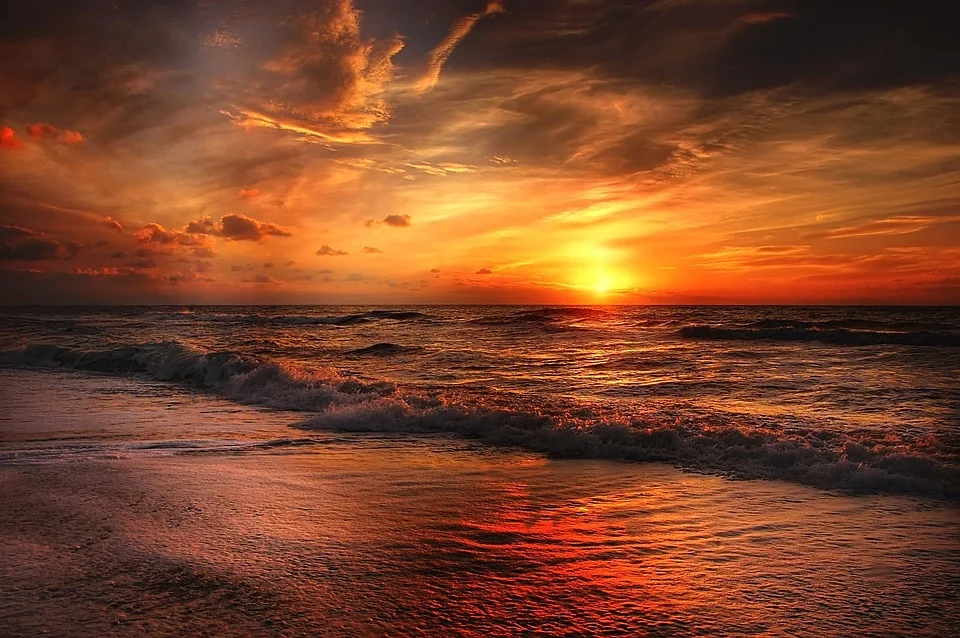
#> input picture _notebooks/blog_imgs/beach.jpg, 960 x 638 px, found by its file name
$ jupyter execute --allow-errors blog.ipynb
#> lines starting #> are read from the running program, lines starting #| are printed output that depends on the picture
# Application of SVD in image processing

## Introduction to SVD

Matrix factorization is a very important part of linear algebra. By decomposing the original matrix into matrices of different properties, the matrix factorization can not only show the potential attributes of the original matrix, but also help to implement various algorithms efficiently. Among all kinds of matrix factorizations, SVD (Singular Value Decomposition) is one of the most common used factorizaitons. SVD decomposes an aribitrary matrix into two orthogonal matrices and one diagonal matrix, with each of them has a specific mathematical meaning. We will elaborate on this process in the following section.

Definition of Singular Value: <br>
Define $A \in C_r^{(m \times n)}$, $A^HA$ has eigenvalues $$\lambda_1 \geq \lambda_2 \geq \cdots \geq \lambda_r \geq \lambda_{r+1} = \lambda_n = 0$$
Then we say $\sigma_i = \sqrt{\lambda_i} (i=1,2,\cdots,r)$ are singular values of the matrix $A$

Assume that $A \in C_r^{(m \times n)}$, there exists matrix of rank m $U$ and matrix of rank n $v$ such that $$ A = U\Sigma V^H$$
$\Sigma$ is the diagonal matrix of $A$'s singular values. $U$'s column are $A$'s left singular vectors and $V$'s columns are $A$'s right singular vectors.

### Proof of SVD

Define $A \in C_r^{(m \times n)}$, $$V_1 = (v_1 v_2 \cdots v_r)$$
is a set of normalized orthogonal vectors corresponding to $A^HA$'s $r$ eigenvalues $\sigma_i^2$, which satisfies $$A^HAv_i = \sigma_i^2 v_i (i=1,2,\cdots,r)$$
left multiplies $v_i^H$, $$v_i^HA^HAv_i = ||Av_i||^2 = \sigma_i^2$$
using square root on both sides, we get $||Av_i|| = \sigma_i$ <br>
And $$Y_1=(y_1,y)2,\cdots,y_r)=AV_1=(Av_1,Av_2,\cdots,Av_r)$$
$$Y_1^HY_1 = V_1^HA^HAV_1 = \left(\begin{matrix}
   \sigma_1^2 && 0 \\
   &\ddots& \\
   0 && \sigma_r^2
  \end{matrix}\right) = D$$
Hence, $y_i(i=1,2,\cdots,r)$ is a set of orthogonal vectors and they have lengths $\sqrt(\sigma_i^2) = \sigma_i$. We can the calculate the unit vectors $$U_1 = Y_1D^{-1}$$
and $$AV_1 = U_1D$$
Now, we only need to combine $U_1$ and $AA^H$'s eigenvectors of trivial eigenvalues to form a orthogonal matrix $$U = (U_1\space\space U_2)$$
And expand $V_1$ to orthogonal matrix $$V = (V_1 \space\space V_2)$$
And then set $$\Sigma =  \left(\begin{matrix}
   D & 0 \\
   0 & O
  \end{matrix}\right)$$
Finally,$$AV = U\Sigma$$ $$A = U\Sigma V^H$$

### Meaning of SVD

For any matrix  $A \in C_r^{(m \times n)}$, it has 4 vector space: <br>
>1. (Row space): vector space formed by all row vectors <br>
2. (Column space): vector space formed by all column vectors (Range) <br>
3. (Null space): vector space formed by vectors that satisfy $Ax=0$ <br>
4. (Left null space): vector space formed by vectors that satisfy $A^Hx=0$

From fundamental theorem of linear algebra, This four vector space have the following relationships:
> the dimension of row space and vectors space are $r$ <br>
the dimension of null space is $n - r$ <br>
the left null space has dimension $m-r$ <br>
the row space and null space are orthogonal complement <br>
the column space and left null space are orthogonal complement <br>

The SVD relates 4 vector space elegantly. First of all, $A$ and $A^HA$ have the same null space, because $A^HA$'s null space and eigen space formed by its zero eigenvalues are the same. Therefore, the $r+1th$ and $nth$ column of $V$ constitutes a set of unit orthogonal basis of the null space of $A$. <br>
In terms of the orthogonality of $V$, the first to $rth$ columns of V forms a orthogonal complement vector space to the vector space of $r+1th$ to $nth$ columns of itself. By the uniqueness of orthogonal complement property and fundamental theorem of linear algebra, the first to $r$th columns of $V$ constitute a unit orthogonal basis of $A$'s row space. <br>
In the same sense, the first to the $rth$ columns of $U$ form a vector space that is a unit orthogonal basis of $A$'s column space; the $r+1th$ to $mth$ columns of U forms a unit orthogonal basis of the left null space of A. What's more, according to SVD theorem, the first $rth$ columns of $U$ and those of $V$ (assume as $U_1$ and $V_1$) has the following relathionship: $$AV_1 = DU_1 (D = diag(\sigma_1, \sigma_2, \cdots, \sigma_r))$$
Hence, SVD not only generates 4 unit orthogonal bases of 4 vectors space of the original matrix, but also relates its row space and column space through a simple linear transformation.

## SVD in Image Processing

SVD has important usages in matrix calculations, text mining and many other fields. I will go through its usage in image processing, especially in the compression of images and the representation of image features

### SVD and Compression of Images.

Digital images could be considered as a 2-dimension matrix in which every entry represents the grayness of a pixel in the image. With the development of the related technologies, modern digital cameras are able to photograph a picture of millions of pixels. As a result, the matrix of the image has a relative large size, even huge. But due to the large portion of areas that have similar colors, which means the pixels are highly correlated in those areas, the image as certain certain level of redundancy of information in its corresponding matrix. <br>
<br>
Such redundancy can be measured by the rank of the matrix: A high rank matrix as lower correlation between columns and a low rank matrix has higher correlation bewteen columns. The picture below is transformed from a vector $u = [0, 0.1, 0.2, \cdots, 0.9]$ right multiplies a vector $v^H$ with 10 entries all equal to 1. <br>
<!-- <div align=center></div> <br> -->
 <br>
The matrix of the image is
$$\left(\begin{matrix}
   0 & 0 & \cdots & 0 \\
   0.1 & 0.1 & \cdots & 0.1 \\
   0.2 & 0.2 & \cdots & 0.2 \\
   \vdots & \vdots && \vdots \\
   0.9 & 0.9 & \cdots & 0.9
  \end{matrix}\right)$$
Apparently, the rank of this matrix is 1 because every row of it can be achieved by another row multiplying a number. Hence, We just need $u,v$ vectors with 20 numbers to store all the information of this matrix. The 80 left entries are redundant in this case. The compression ratio is $$CR = \frac{20}{100} = 0.2$$
Of course, this is an extreme case; the more general problem is like this: for a matrix for an image, how do we acquire the best similar matrix of a low rank? SVD gives an answer to this question. <br>
<br>
We can write SVD in the form of outer product expansion:
$$A = U\Sigma V^H = (u_1,u_2,\cdots,u_m) \left(\begin{matrix}
   \sigma_1 &&& o \\
    &\ddots&&\\
    &&\sigma_r&\\
   o &&& o
  \end{matrix}\right) \left(\begin{matrix}
  v_1^H\\
  v_2^H\\
  \vdots\\
  v_n^H\\
  \end{matrix}\right) =\sum_{i=1}^r\sigma_i u_i v_i^H$$
 <br>
After we write the product in sum, SVD is only left with $r$ nonzero singular values and corresponding outer products with $u_i, v_i$. The rest of the outer products are redundant data, which contribute nothing to the construction of A. We can easily discover that, there is a nonzero eigenvalue of the above matrix. <br>
<br>
Naturally, we can perform SVD on any image, remove those vectors of its zero singular values and get a similar matrix with a lower rank. However, because of the existence of noise and the complexity of the image content, images in reality are always full rank. In other words, the number of nonzero singular values equal the number of columns or rows. Simply removing redundant singular vectors does not help in compression.
<br><br>
Though highly correlated areas in images are linearly indepedent in definition rigorously, they can be seen as approximately linear dependent. This truth would cause the existence of extremely small singular values because the linear independence caused by the small differences between pixels does not matter in the whole image. Therefore, we can remove the small $\sigma_i$ in the outer product expansion formula to get a rank of $r-k$ matrix. This matrix is viewed as the low rak approximation. Here comes the question: how do we know that it is a good approximation?
<br>

Define $A \in C_r^{(m \times n)}$, the optimization problem  $$O = min||A-A_1||_F \space s.t. \space  rank(A_1) = 1$$
takes its minimum when $A=\sigma_1 u_1 v_1^H$, and $\sigma_1$ is the biggest singular value of $A$, while $u_1,v_1$ are its left and right singular vectors. $||\cdot||_F$ is the Frobenius norm.

### <div align=center>-----Simple Proof-----</div>

We can take the SVD of $A$ as $U\Sigma V^H$ and take it into the object funciton: $$||A - A_1||_F = ||U\Sigma V^H - A_1||_F$$
Due to Forbenius norm's unitary invariance, we get $$ ||U\Sigma V^H - A_1||_F = ||\Sigma - U^HA_1V||_F$$
As $A_1$ has rank 1, $U^HA_1V$ can be represented as $\alpha xy^H$, of which $x,y$ are the unit vectors in $C^M,C^N$. Hence, $$||U\Sigma V^H - A_1||_F = ||\Sigma-\alpha xy^H||_F$$
With $||X||_F^2 = tr(X^HX)$, and $tr(XY) = tr(YX)$, we turn the problem into solving for the trace of the matrix instead of the Forbenius norm. <br>
$$||\Sigma - \alpha xy^H||_F^2$$ $$=tr[(\Sigma-\alpha xy^H)^H(\Sigma - \alpha xy^H)]$$ $$=tr(\Sigma^H\Sigma - \Sigma^H-\alpha xy^H -\alpha xy^H\Sigma + \alpha^Hyy^H)$$
$$=tr(\Sigma^H\Sigma + \alpha^2 - 2\alpha tr[\Sigma^H Re(xy^H)])$$ $$=||\Sigma||_F^2 + \alpha^2 - 2\alpha\sum_{i=1}^r\sigma_iRe(x_iy_i^*)$$
And we have $$\sum_{i=1}^r\sigma_iRe(x_iy_i^*) \leq  \sum_{i=1}^r\sigma_i|x_iy_i^*| \leq \sum_{i=1}^r\sigma_i|x_i||y_i^*|\leq \sigma_1\sum_{i=1}^r|x_i||y_i^*|=\sigma_1(\tilde{x},\tilde{y})$$
while $\tilde{x} = (|x_1|,|x_2|,\cdots,|x_r|), \tilde{y}=(|y_1|,|y_2|,\cdots,|y_r|$, and $(\cdot,\cdot)$ is the inner product of vectors. According to Cauchy-Schwartz inequality, we have $$\sigma_1(\tilde{x},\tilde{y}) \leq \sigma_1|\tilde{X}||\tilde{y}| \leq \sigma|x||y| = \sigma_1$$.
Above all, the lower bound of $||A-A_1||_F^2$ = $$\Sigma^H\Sigma + \alpha^2 - 2\alpha tr[\Sigma^H Re(x_iy_i^*)]$$
$$\geq ||\Sigma||_F^2 + \alpha^2 - 2\alpha\sigma_1$$ $$=||\Sigma||_F^2 + (\alpha-\sigma_1)^2 - \sigma_1^2$$
When $\alpha = \sigma_1$, this lower bound gets its minimum $||\Sigma||_F^2 - \sigma_1^2$. By the way, $x,y$ is equal to $e_1 = (1,0,\cdots,0)^T$. Now we have $$A_1 = \alpha Uxy^HV^H=\alpha u_1v_1^H$$
### <div align=center>-----Done-----</div>

In application, we can get a k-rank approximation of $A$ by an iterative 1-rank approximation greedy algorithm: <br>
> 1) get the best 1-rank approximation of matrix $A$ as $A_1$ <br>
2) get the difference matrix $E_1 = A - A_1$ <br>
3) get the best 1-rank approximation of $E_1$ as $A_2$ <br>
4) get the difference matrix $E_2 = E_1 - A_2$ <br>
5) iteratively approach the k times approximation till getting the result $\hat{A} = \sum_{i=1}^n A_i$

Lawson and Hanson proved that this algorithm will return a best k-rank approximation, which is the sum of the first $kth$ outer products of SVD. Because $E_1 = A - \sigma_1 u_1 v_1^H = \sum_{i=1}^r \sigma_k u_k v_k^H$, the second iteration will return a 1-rank approximation of A_2 as $\sigma_2 u_2 v_2^H$, and kth iteration as $A_k = \sigma_k u_k v_k^H$, finally $$\hat{A} =\sum_{i=1}^K \sigma_k u_k v_k^H $$
Above all, the first $kth$ outer products of SVD outer product expansion is its best k-rank approximation.

## Example

<!-- <div align=center></div> <br> -->
<!-- <div align=center></div> <br> -->
 <br>

[cell 1]
# Python with opencv library
import numpy as np
import pandas as pd
import matplotlib.pyplot as plt
import cv2

img = cv2.imread('beach.jpg', 0)
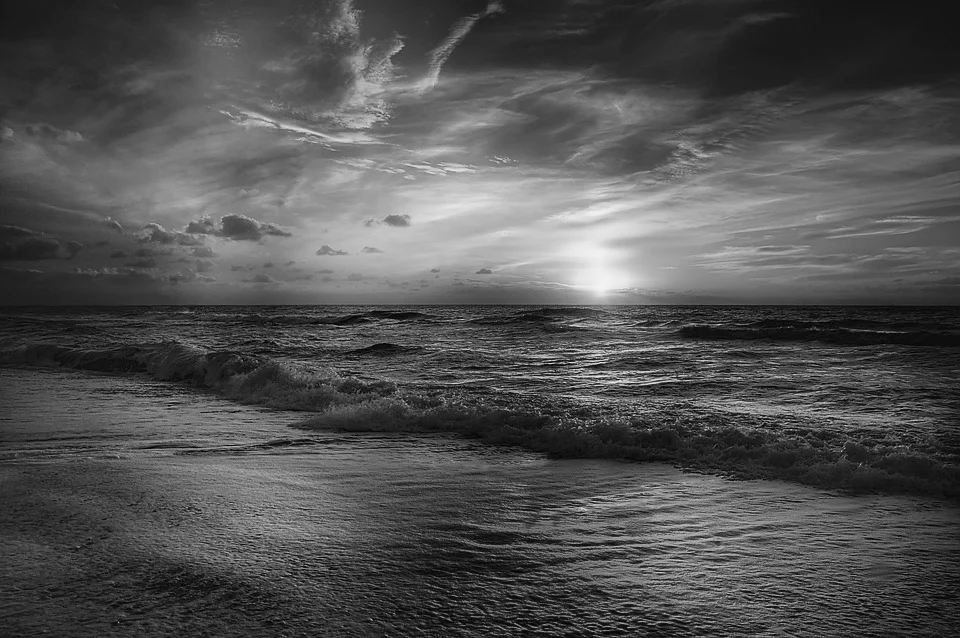
#> img: shape (638, 960); min 0, max 244, mean 81.8

# obtain svd
U, S, V = np.linalg.svd(img)
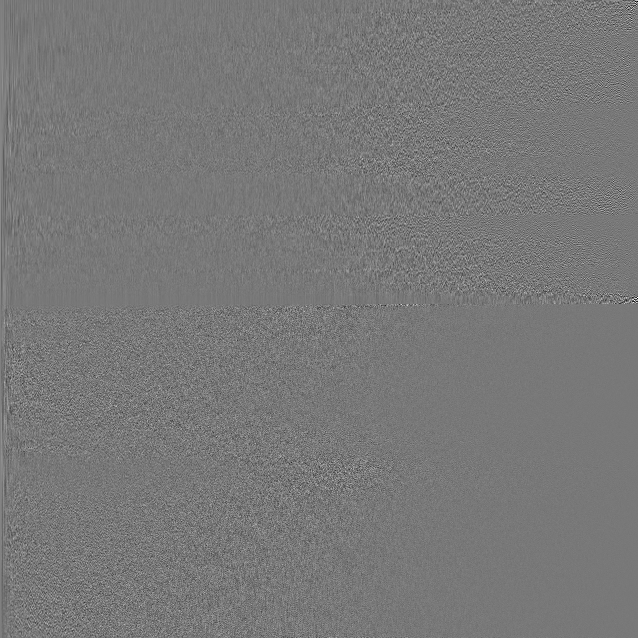
#> U: shape (638, 638) float64; min -0.409, max 0.455, mean 9.02e-05; drawn with min black and max white
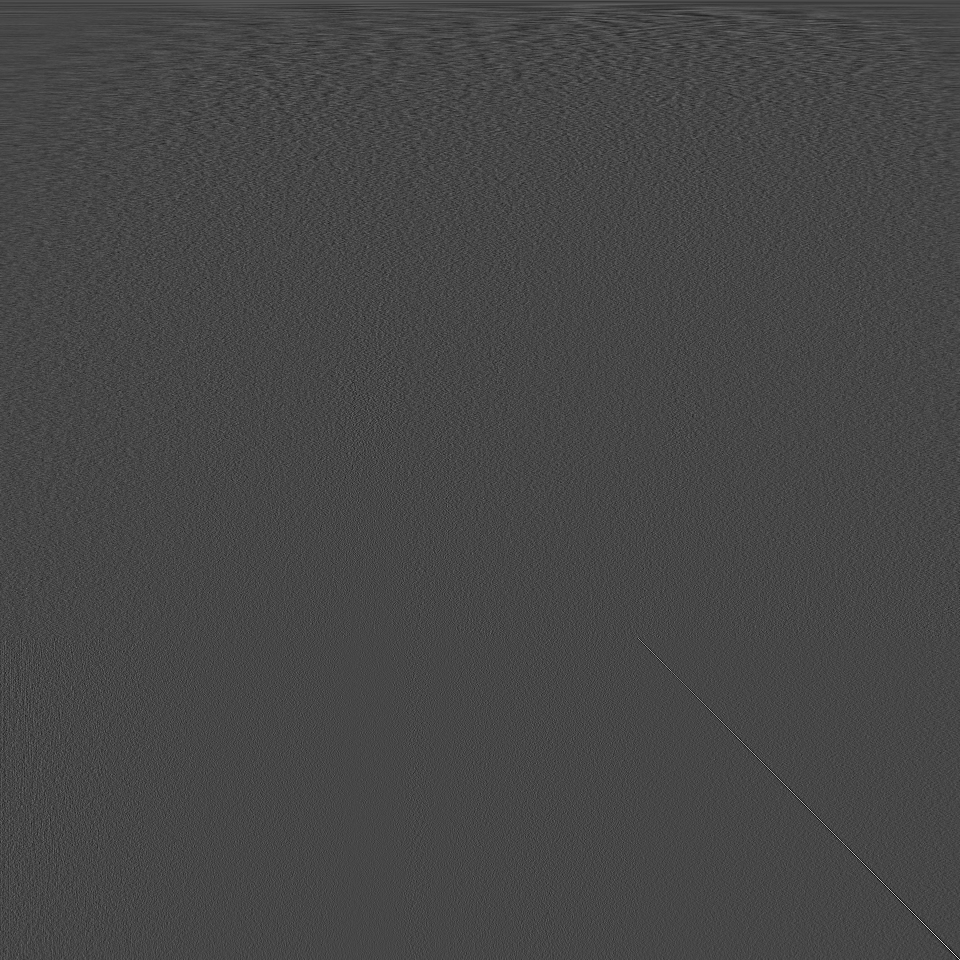
#> V: shape (960, 960) float64; min -0.26, max 0.674, mean 2.74e-05; drawn with min black and max white
#> S = 638 values, max 69803.2 at index 0, min 5.16 at index 637, mean 527.8
print(U.shape, S.shape, V.shape)
#| (638, 638) (638,) (960, 960)

comps = [638, 500, 400, 300, 200, 100]

plt.figure(figsize = (16, 8))
for i in range(6):
    low_rank = U[:, :comps[i]] @ np.diag(S[:comps[i]]) @ V[:comps[i], :]
    if(i  == 0):
        plt.subplot(2, 3, i+1), plt.imshow(low_rank, cmap = 'gray'), plt.axis('off'), plt.title("Original Image with n_components =" + str(comps[i]))
    else:
        plt.subplot(2, 3, i+1), plt.imshow(low_rank, cmap = 'gray'), plt.axis('off'), plt.title("n_components =" + str(comps[i]))
plt.savefig('beach-svd.jpg')
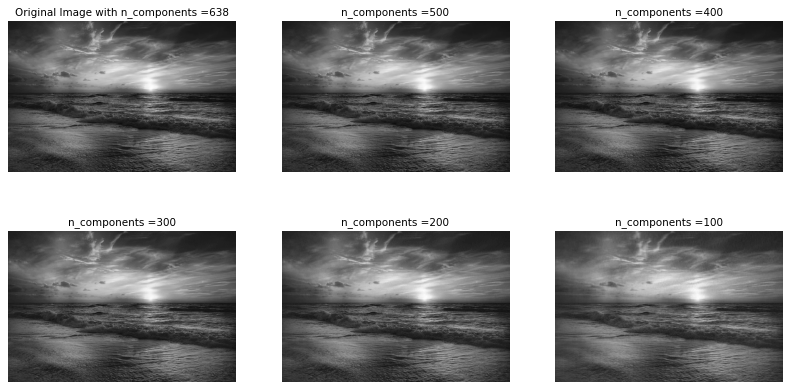
#> figure drawn by matplotlib, 6 panels
